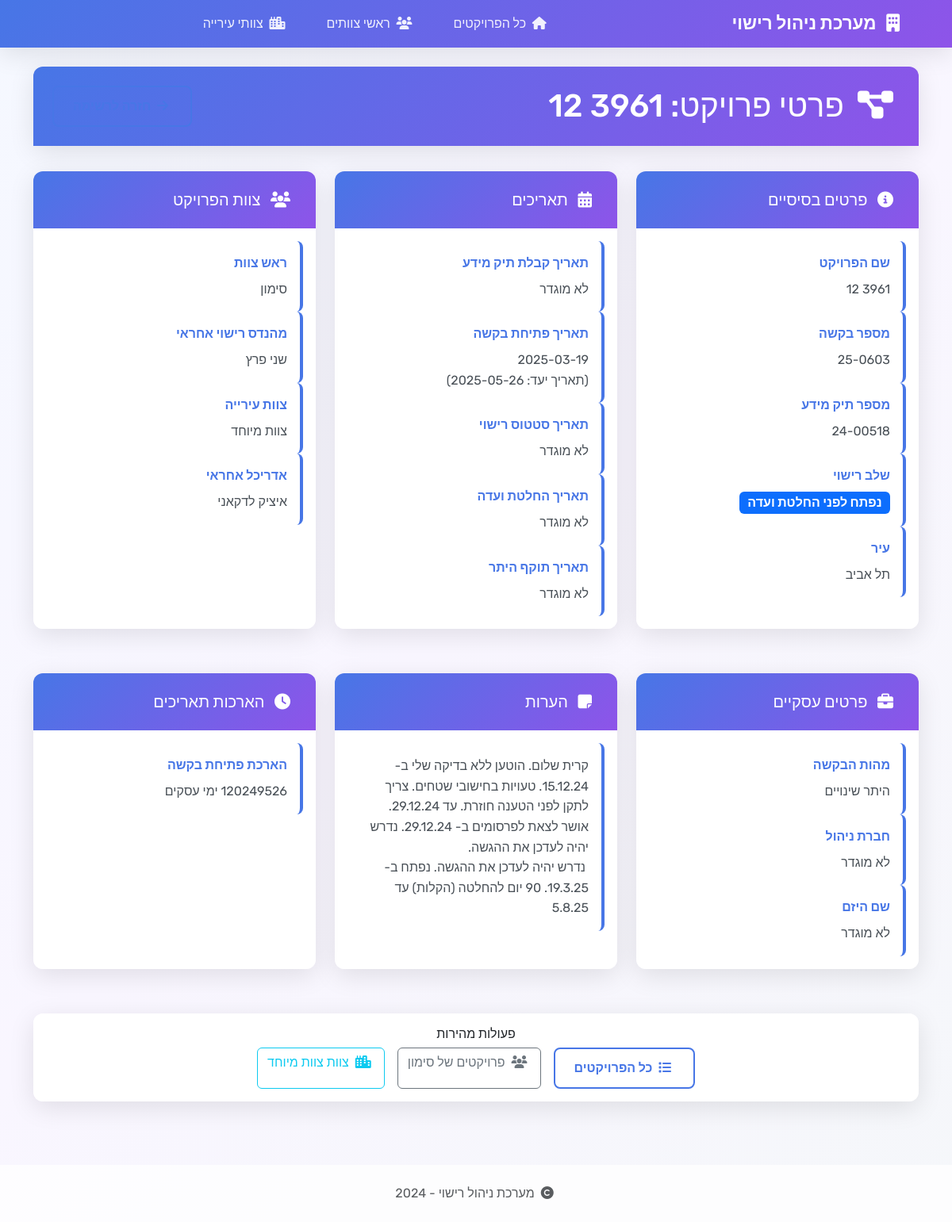
/project/52, run on the app's committed database.
### tables this page shows
CREATE TABLE projects (
                id INTEGER PRIMARY KEY AUTOINCREMENT,
                project_name TEXT NOT NULL,
                request_number TEXT NOT NULL,
                date TEXT NOT NULL,
                team_leader TEXT NOT NULL,
                stage TEXT NOT NULL
            , request_date TEXT, opening_date TEXT, notes TEXT, licensing_engineer TEXT, request_types TEXT, engineer TEXT, info_file_number TEXT, status_date TEXT, management_company TEXT, entrepreneur_name TEXT, architect TEXT, city TEXT, city_team TEXT, committee_date TEXT, permit_validity_date TEXT, info_date_extension INTEGER DEFAULT 0, opening_date_extension INTEGER DEFAULT 0, status_date_extension INTEGER DEFAULT 0, committee_date_extension INTEGER DEFAULT 0, permit_validity_date_extension INTEGER DEFAULT 0, fees_transition_date TEXT, fees_type TEXT, developer_paid INTEGER DEFAULT 0);

### app.py (the view)
@app.route('/project/<int:project_id>')
def project_detail(project_id):
    conn = get_db_connection()
    project = conn.execute("""
        SELECT
            id, project_name, request_number, info_file_number,
            date, opening_date, status_date, committee_date, permit_validity_date,
            team_leader, stage, request_types, engineer, management_company,
            entrepreneur_name, architect, city, notes,
            info_date_extension, opening_date_extension, status_date_extension,
            committee_date_extension, permit_validity_date_extension, city_team
        FROM projects
        WHERE id = ?
    """, (project_id,)).fetchone()
    conn.close()
    if not project:
        return "פרויקט לא נמצא", 404
    project_dict = dict(project)
    if project_dict.get('date'):
        project_dict['formatted_info_date'] = format_date_with_extension(
            project_dict['date'],
            project_dict.get('info_date_extension', 0),
            'info'
        )
    if project_dict.get('opening_date'):
        project_dict['formatted_opening_date'] = format_date_with_extension(
            project_dict['opening_date'],
            project_dict.get('opening_date_extension', 0),
            'opening'
        )
    if project_dict.get('committee_date'):
        project_dict['formatted_committee_date'] = format_date_with_extension(
            project_dict['committee_date'],
            project_dict.get('committee_date_extension', 0),
            'committee'
        )
    if project_dict.get('permit_validity_date'):
        project_dict['formatted_permit_date'] = format_date_with_extension(
            project_dict['permit_validity_date'],
            project_dict.get('permit_validity_date_extension', 0),
            'permit'
        )
    return render_template('project_detail.html', project=project_dict)

### app.py (called while the page is built, shortened)
def get_db_connection():
    conn = sqlite3.connect(DATABASE_PATH)
    conn.row_factory = sqlite3.Row
    return conn

def format_date_with_extension(original_date_str, extension_value, field_type):
    if not original_date_str:
        return ""
    try:
        original_date = datetime.strptime(original_date_str, '%Y-%m-%d')
        if extension_value < -100000000:
            date_number = abs(extension_value + 100000000)
            year = date_number // 10000
            month = (date_number % 10000) // 100
            day = date_number % 100
            try:
                target_date = datetime(year, month, day)
                return f"{original_date_str}<br>(תאריך יעד: {target_date.strftime('%Y-%m-%d')})"
            except ValueError:
                pass
        else:
            return format_base_date_by_type(original_date_str, field_type)
    except Exception as e:
        return original_date_str

### templates/project_detail.html (shortened to what this page needs)
{% extends "base.html" %}
{% block content %}
<div class="row">
    <div class="col-12">
        <div class="card">
            <div class="card-header d-flex justify-content-between align-items-center">
                <h1 class="mb-0">
                    <i class="fas fa-project-diagram me-2"></i>
                    פרטי פרויקט: {{ project.project_name }}
                </h1>
                <a href="{{ url_for('index') }}" class="btn btn-outline-primary">
                    <i class="fas fa-arrow-right me-1"></i>
                </a>
            </div>
        </div>
        <div class="project-detail-grid">
            <div class="card">
                <div class="card-header">
                    <h5 class="mb-0">
                        <i class="fas fa-info-circle me-2"></i>
                        פרטים בסיסיים
                    </h5>
                </div>
                <div class="card-body">
                    <div class="detail-item">
                        <div class="detail-label">שם הפרויקט</div>
                        <div class="detail-value">{{ project.project_name or 'לא מוגדר' }}</div>
                    </div>
                    <div class="detail-item">
                        <div class="detail-label">מספר בקשה</div>
                        <div class="detail-value">{{ project.request_number or 'לא מוגדר' }}</div>
                    </div>
                    <div class="detail-item">
                        <div class="detail-label">מספר תיק מידע</div>
                        <div class="detail-value">{{ project.info_file_number or 'לא מוגדר' }}</div>
                    </div>
                    <div class="detail-item">
                        <div class="detail-label">שלב רישוי</div>
                        <div class="detail-value">
                            <span class="badge bg-primary fs-6">{{ project.stage or 'לא מוגדר' }}</span>
                        </div>
                    </div>
                    <div class="detail-item">
                        <div class="detail-label">עיר</div>
                        <div class="detail-value">{{ project.city or 'לא מוגדר' }}</div>
                    </div>
                </div>
            </div>
            <div class="card">
                <div class="card-header">
                    <h5 class="mb-0">
                        <i class="fas fa-calendar-alt me-2"></i>
                        תאריכים
                    </h5>
                </div>
                <div class="card-body">
                    <div class="detail-item">
                        <div class="detail-label">תאריך קבלת תיק מידע</div>
                        <div class="detail-value">{{ project.formatted_info_date|safe or project.date or 'לא מוגדר' }}</div>
                    </div>
                    <div class="detail-item">
                        <div class="detail-label">תאריך פתיחת בקשה</div>
                        <div class="detail-value">{{ project.formatted_opening_date|safe or project.opening_date or 'לא מוגדר' }}</div>
                    </div>
                    <div class="detail-item">
                        <div class="detail-label">תאריך סטטוס רישוי</div>
                        <div class="detail-value">{{ project.status_date or 'לא מוגדר' }}</div>
                    </div>
                    <div class="detail-item">
                        <div class="detail-label">תאריך החלטת ועדה</div>
                        <div class="detail-value">{{ project.formatted_committee_date|safe or project.committee_date or 'לא מוגדר' }}</div>
                    </div>
                    <div class="detail-item">
                        <div class="detail-label">תאריך תוקף היתר</div>
                        <div class="detail-value">{{ project.formatted_permit_date|safe or project.permit_validity_date or 'לא מוגדר' }}</div>
                    </div>
                </div>
            </div>
            <div class="card">
                <div class="card-header">
                    <h5 class="mb-0">
                        <i class="fas fa-users me-2"></i>
                        צוות הפרויקט
                    </h5>
                </div>
                <div class="card-body">
                    <div class="detail-item">
                        <div class="detail-label">ראש צוות</div>
                        <div class="detail-value">{{ project.team_leader or 'לא מוגדר' }}</div>
                    </div>
                    <div class="detail-item">
                        <div class="detail-label">מהנדס רישוי אחראי</div>
                        <div class="detail-value">{{ project.engineer or 'לא מוגדר' }}</div>
                    </div>
                    <div class="detail-item">
                        <div class="detail-label">צוות עירייה</div>
                        <div class="detail-value">{{ project.city_team or 'לא מוגדר' }}</div>
                    </div>
                    <div class="detail-item">
                        <div class="detail-label">אדריכל אחראי</div>
                        <div class="detail-value">{{ project.architect or 'לא מוגדר' }}</div>
                    </div>
                </div>
            </div>
            <div class="card">
                <div class="card-header">
                    <h5 class="mb-0">
                        <i class="fas fa-briefcase me-2"></i>
                        פרטים עסקיים
                    </h5>
                </div>
                <div class="card-body">
                    <div class="detail-item">
                        <div class="detail-label">מהות הבקשה</div>
                        <div class="detail-value">{{ project.request_types or 'לא מוגדר' }}</div>
                    </div>
                    <div class="detail-item">
                        <div class="detail-label">חברת ניהול</div>
                        <div class="detail-value">{{ project.management_company or 'לא מוגדר' }}</div>
                    </div>
                    <div class="detail-item">
                        <div class="detail-label">שם היזם</div>
                        <div class="detail-value">{{ project.entrepreneur_name or 'לא מוגדר' }}</div>
                    </div>
                </div>
            </div>
            {% if project.notes %}
            <div class="card">
                <div class="card-header">
                    <h5 class="mb-0">
                        <i class="fas fa-sticky-note me-2"></i>
                        הערות
                    </h5>
                </div>
                <div class="card-body">
                    <div class="detail-item">
                        <div class="detail-value" style="white-space: pre-wrap;">{{ project.notes }}</div>
                    </div>
                </div>
            </div>
            {% endif %}
            {% if project.info_date_extension or project.opening_date_extension or project.committee_date_extension or project.permit_validity_date_extension %}
            <div class="card">
                <div class="card-header">
                    <h5 class="mb-0">
                        <i class="fas fa-clock me-2"></i>
                        הארכות תאריכים
                    </h5>
                </div>
                <div class="card-body">
                    {% if project.opening_date_extension and project.opening_date_extension != 0 %}
                    <div class="detail-item">
                        <div class="detail-label">הארכת פתיחת בקשה</div>
                        <div class="detail-value">
                            {% if project.opening_date_extension == -90 %}
                                90 ימי עסקים מיוחד
                            {% elif project.opening_date_extension < -1000 %}
                                {{ (project.opening_date_extension|abs) - 1000 }} ימי עסקים
                            {% elif project.opening_date_extension < -100000000 %}
                                תאריך יעד ספציפי
                            {% else %}
                                {{ project.opening_date_extension }} ימים
                            {% endif %}
                        </div>
                    </div>
                    {% endif %}
                </div>
            </div>
            {% endif %}
        </div>
        <div class="card mt-4">
            <div class="card-body text-center">
                <h6 class="card-title">פעולות מהירות</h6>
                <div class="d-flex justify-content-center gap-3 flex-wrap">
                    <a href="{{ url_for('index') }}" class="btn btn-outline-primary">
                        <i class="fas fa-list me-1"></i>
                        כל הפרויקטים
                    </a>
                    <a href="{{ url_for('team_leaders', team_leader=project.team_leader) }}" class="btn btn-outline-secondary">
                        <i class="fas fa-users me-1"></i>
                        פרויקטים של {{ project.team_leader }}
                    </a>
                    {% if project.city_team %}
                    <a href="{{ url_for('city_teams', city_team=project.city_team) }}" class="btn btn-outline-info">
                        <i class="fas fa-city me-1"></i>
                        צוות {{ project.city_team }}
                    </a>
                    {% endif %}
                </div>
            </div>
        </div>
    </div>
</div>
{% endblock %}

### templates/base.html (style rules this page uses)
:root { --primary-gradient: linear-gradient(135deg, #4776E6 0%, #8E54E9 100%); --primary-color: #4776E6; --secondary-color: #8E54E9; --bg-gradient: linear-gradient(135deg, #f5f8ff 0%, #f9f6ff 50%, #f5f7fa 100%); --card-shadow: 0 8px 32px rgba(0, 0, 0, 0.1); --border-radius: 12px; }
* { font-family: 'Rubik', -apple-system, BlinkMacSystemFont, 'Segoe UI', sans-serif; }
body { background: var(--bg-gradient); min-height: 100vh; direction: rtl; }
.card { border: none; border-radius: var(--border-radius); box-shadow: var(--card-shadow); backdrop-filter: blur(10px); background: rgba(255, 255, 255, 0.95); margin-bottom: 2rem; }
.card-header { background: var(--primary-gradient); color: white; border: none; border-radius: var(--border-radius) var(--border-radius) 0 0 !important; font-weight: 600; padding: 1.5rem; }
.btn-outline-primary { border: 2px solid var(--primary-color); color: var(--primary-color); border-radius: 8px; padding: 0.75rem 1.5rem; font-weight: 600; transition: all 0.3s ease; }
.project-detail-grid { display: grid; grid-template-columns: repeat(auto-fit, minmax(300px, 1fr)); gap: 1.5rem; }
.detail-item { padding: 1rem; background: rgba(255, 255, 255, 0.7); border-radius: 8px; border-right: 4px solid var(--primary-color); }
.detail-label { font-weight: 600; color: var(--primary-color); margin-bottom: 0.5rem; }
.detail-value { color: #495057; line-height: 1.6; }
.fade-in { animation: fadeIn 0.5s ease-in; }

### data on the page
projects: project_name "3961 12", request_number "25-0603", info_file_number "24-00518", stage "נפתח לפני החלטת ועדה", city "תל אביב", formatted_info_date "לא מוגדר", status_date "לא מוגדר", formatted_committee_date "לא מוגדר", formatted_permit_date "לא מוגדר", team_leader "סימון", engineer "שני פרץ", city_team "צוות מיוחד", architect "איציק לדקאני", request_types "היתר שינויים", management_company "לא מוגדר", entrepreneur_name "לא מוגדר", notes "קרית שלום. הוטען ללא בדיקה שלי ב- 15.12.24. טעויות בחישובי שטחים. צריך לתקן לפני הטענה חוזרת. עד 29.12.24. אושר לצאת לפרסומים ב- 29.12.24. נדרש יהיה לעדכן את ההגשה. נדרש יהיה לעדכן את ההגשה. נפתח ב- 19.3.25. 90 יום להחלטה (הקלות) עד 5.8.25"
